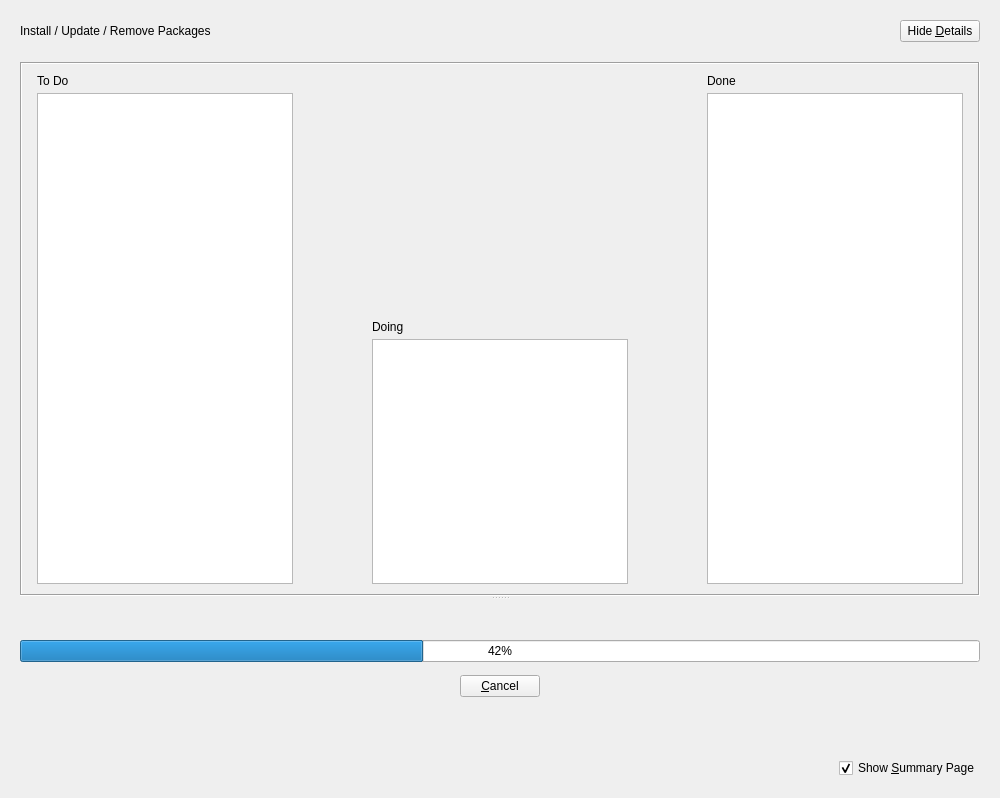
<?xml version="1.0" encoding="UTF-8"?>
<ui version="4.0">
 <class>PkgCommitPage</class>
 <widget class="QWidget" name="PkgCommitPage">
  <property name="geometry">
   <rect>
    <x>0</x>
    <y>0</y>
    <width>1000</width>
    <height>798</height>
   </rect>
  </property>
  <property name="windowTitle">
   <string>Form</string>
  </property>
  <layout class="QVBoxLayout" name="verticalLayout">
   <property name="spacing">
    <number>20</number>
   </property>
   <property name="leftMargin">
    <number>20</number>
   </property>
   <property name="topMargin">
    <number>20</number>
   </property>
   <property name="rightMargin">
    <number>20</number>
   </property>
   <property name="bottomMargin">
    <number>20</number>
   </property>
   <item>
    <layout class="QHBoxLayout" name="topHBox">
     <item>
      <widget class="QLabel" name="headingLabel">
       <property name="text">
        <string>Install / Update / Remove Packages</string>
       </property>
      </widget>
     </item>
     <item>
      <spacer name="detailsButtonHSpacer">
       <property name="orientation">
        <enum>Qt::Horizontal</enum>
       </property>
       <property name="sizeHint" stdset="0">
        <size>
         <width>588</width>
         <height>20</height>
        </size>
       </property>
      </spacer>
     </item>
     <item>
      <widget class="QPushButton" name="detailsButton">
       <property name="text">
        <string>Hide &amp;Details</string>
       </property>
      </widget>
     </item>
    </layout>
   </item>
   <item>
    <widget class="QSplitter" name="splitter">
     <property name="lineWidth">
      <number>1</number>
     </property>
     <property name="orientation">
      <enum>Qt::Vertical</enum>
     </property>
     <property name="opaqueResize">
      <bool>false</bool>
     </property>
     <property name="handleWidth">
      <number>3</number>
     </property>
     <widget class="QWidget" name="layoutWidget">
      <layout class="QHBoxLayout" name="detailsFrameHBox">
       <item>
        <widget class="QFrame" name="detailsFrame">
         <property name="frameShape">
          <enum>QFrame::Box</enum>
         </property>
         <property name="frameShadow">
          <enum>QFrame::Sunken</enum>
         </property>
         <property name="lineWidth">
          <number>1</number>
         </property>
         <layout class="QHBoxLayout" name="horizontalLayout">
          <property name="spacing">
           <number>5</number>
          </property>
          <property name="leftMargin">
           <number>15</number>
          </property>
          <property name="topMargin">
           <number>10</number>
          </property>
          <property name="rightMargin">
           <number>15</number>
          </property>
          <property name="bottomMargin">
           <number>10</number>
          </property>
          <item>
           <layout class="QVBoxLayout" name="toDoVBox">
            <property name="spacing">
             <number>5</number>
            </property>
            <item>
             <widget class="QLabel" name="toDoLabel">
              <property name="text">
               <string>To Do</string>
              </property>
             </widget>
            </item>
            <item>
             <widget class="QListView" name="toDoList">
              <property name="sizePolicy">
               <sizepolicy hsizetype="Expanding" vsizetype="Expanding">
                <horstretch>1</horstretch>
                <verstretch>1</verstretch>
               </sizepolicy>
              </property>
             </widget>
            </item>
           </layout>
          </item>
          <item>
           <spacer name="listHSpacer1">
            <property name="orientation">
             <enum>Qt::Horizontal</enum>
            </property>
            <property name="sizeType">
             <enum>QSizePolicy::MinimumExpanding</enum>
            </property>
            <property name="sizeHint" stdset="0">
             <size>
              <width>15</width>
              <height>20</height>
             </size>
            </property>
           </spacer>
          </item>
          <item>
           <layout class="QVBoxLayout" name="doingVBox">
            <item>
             <spacer name="doingVSpacer">
              <property name="orientation">
               <enum>Qt::Vertical</enum>
              </property>
              <property name="sizeType">
               <enum>QSizePolicy::Expanding</enum>
              </property>
              <property name="sizeHint" stdset="0">
               <size>
                <width>20</width>
                <height>100</height>
               </size>
              </property>
             </spacer>
            </item>
            <item>
             <widget class="QLabel" name="doingLabel">
              <property name="text">
               <string>Doing</string>
              </property>
             </widget>
            </item>
            <item>
             <widget class="QListView" name="doingList">
              <property name="sizePolicy">
               <sizepolicy hsizetype="Expanding" vsizetype="Expanding">
                <horstretch>1</horstretch>
                <verstretch>0</verstretch>
               </sizepolicy>
              </property>
              <property name="frameShape">
               <enum>QFrame::StyledPanel</enum>
              </property>
              <property name="frameShadow">
               <enum>QFrame::Sunken</enum>
              </property>
             </widget>
            </item>
           </layout>
          </item>
          <item>
           <spacer name="listHSpacer2">
            <property name="orientation">
             <enum>Qt::Horizontal</enum>
            </property>
            <property name="sizeType">
             <enum>QSizePolicy::MinimumExpanding</enum>
            </property>
            <property name="sizeHint" stdset="0">
             <size>
              <width>15</width>
              <height>20</height>
             </size>
            </property>
           </spacer>
          </item>
          <item>
           <layout class="QVBoxLayout" name="doneVBox">
            <item>
             <widget class="QLabel" name="doneLabel">
              <property name="text">
               <string>Done</string>
              </property>
             </widget>
            </item>
            <item>
             <widget class="QListView" name="doneList">
              <property name="sizePolicy">
               <sizepolicy hsizetype="Expanding" vsizetype="Expanding">
                <horstretch>1</horstretch>
                <verstretch>1</verstretch>
               </sizepolicy>
              </property>
             </widget>
            </item>
           </layout>
          </item>
         </layout>
        </widget>
       </item>
      </layout>
     </widget>
     <widget class="QWidget" name="layoutWidget">
      <layout class="QVBoxLayout" name="progressVBox">
       <property name="spacing">
        <number>13</number>
       </property>
       <item>
        <spacer name="progressTopVSpacer">
         <property name="orientation">
          <enum>Qt::Vertical</enum>
         </property>
         <property name="sizeType">
          <enum>QSizePolicy::MinimumExpanding</enum>
         </property>
         <property name="sizeHint" stdset="0">
          <size>
           <width>20</width>
           <height>20</height>
          </size>
         </property>
        </spacer>
       </item>
       <item>
        <widget class="QProgressBar" name="totalProgressBar">
         <property name="value">
          <number>42</number>
         </property>
        </widget>
       </item>
       <item>
        <layout class="QHBoxLayout" name="cancelButtonHBox">
         <item>
          <spacer name="cancelButtonSpacerLeft">
           <property name="orientation">
            <enum>Qt::Horizontal</enum>
           </property>
           <property name="sizeHint" stdset="0">
            <size>
             <width>40</width>
             <height>20</height>
            </size>
           </property>
          </spacer>
         </item>
         <item>
          <widget class="QPushButton" name="cancelButton">
           <property name="text">
            <string>&amp;Cancel</string>
           </property>
          </widget>
         </item>
         <item>
          <spacer name="cancelButtonSpacerRight">
           <property name="orientation">
            <enum>Qt::Horizontal</enum>
           </property>
           <property name="sizeHint" stdset="0">
            <size>
             <width>40</width>
             <height>20</height>
            </size>
           </property>
          </spacer>
         </item>
        </layout>
       </item>
       <item>
        <spacer name="progressBottomVSpacer">
         <property name="orientation">
          <enum>Qt::Vertical</enum>
         </property>
         <property name="sizeType">
          <enum>QSizePolicy::MinimumExpanding</enum>
         </property>
         <property name="sizeHint" stdset="0">
          <size>
           <width>20</width>
           <height>10</height>
          </size>
         </property>
        </spacer>
       </item>
      </layout>
     </widget>
    </widget>
   </item>
   <item>
    <layout class="QHBoxLayout" name="showSummaryHBox">
     <item>
      <spacer name="showSummaryHSpacer">
       <property name="orientation">
        <enum>Qt::Horizontal</enum>
       </property>
       <property name="sizeHint" stdset="0">
        <size>
         <width>40</width>
         <height>20</height>
        </size>
       </property>
      </spacer>
     </item>
     <item>
      <widget class="QCheckBox" name="showSummaryCheckBox">
       <property name="text">
        <string>Show &amp;Summary Page</string>
       </property>
       <property name="checked">
        <bool>true</bool>
       </property>
      </widget>
     </item>
    </layout>
   </item>
  </layout>
 </widget>
 <resources/>
 <connections/>
</ui>
